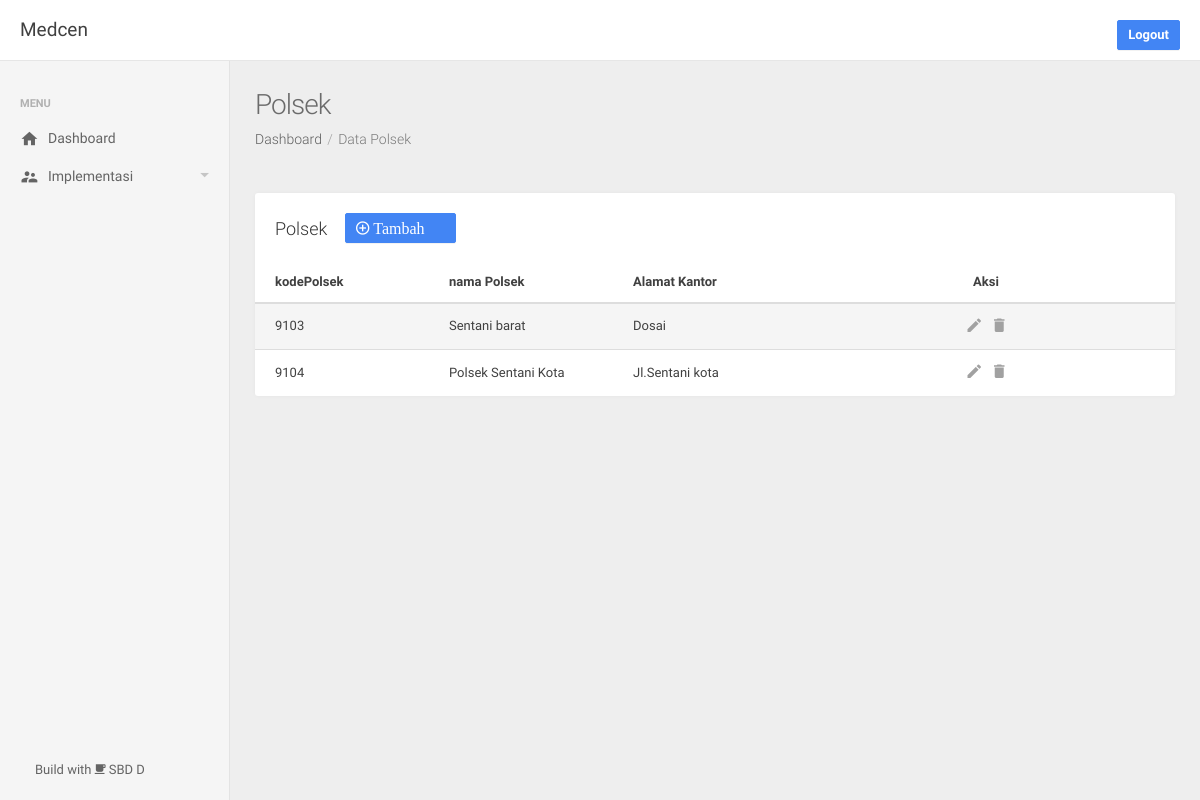
Page /polsek/ (signed in) on the committed database.
### app/models.py (models this page shows)
class User(db.Model, UserMixin):
    id = db.Column(db.Integer, primary_key=True)
    username = db.Column(db.String(30), nullable=False)
    password = db.Column(db.Text, nullable=False)

class Polsek(db.Model):
    kodePolsek = db.Column(db.Integer, primary_key=True)
    namaPolsek = db.Column(db.String(100))
    alamatKantor = db.Column(db.String(100))

### app/routes.py (the view)
@app.route('/polsek/')
@login_required
def polsek():
    return render_template('polsek/polsek.html', title='Polsek', submenu='dataPolsek', link1='Data Polsek' ,data=Polsek.query.all())

### app/models.py (called while the page is built)
@login_manager.user_loader
def load_user(user_id):
    return User.query.get(int(user_id))

### app/templates/polsek/polsek.html (shortened to what this page needs)
{% extends 'layout.html' %}
{% block content %}
<div class="row">
    <div class="col-sm-12">
        <div class="panel panel-default panel-table">
            <div class="panel-heading">{{title}}&nbsp;&nbsp;&nbsp;
                <a href="{{ url_for ('polsekAdd') }}">
                    <button class="btn btn-space btn-primary">
                        <div class="icon mdi mdi-plus-circle-o">&nbsp;Tambah&nbsp; &nbsp; &nbsp; </div>
                    </button>
                </a>
            </div>
            <div class="panel-body">
                <table class="table table-striped table-hover">
                    <thead>
                        <tr>
                            <th style="width:20%;">kodePolsek</th>
                            <th style="width:20%;">nama Polsek</th>
                            <th style="width:20%;">Alamat Kantor</th>
                            <th class="actions">Aksi</th>
                        </tr>
                    </thead>
                    <tbody>
                        {% for row in data %}
                            <tr>
                                <td>{{row.kodePolsek}}</td>
                                <td>{{row.namaPolsek}}</td>
                                <td>{{row.alamatKantor}}</td>
                                <td class="actions">
                                    <a href="{{ url_for ('polsekEdit', kodePolsek=row.kodePolsek)}}">
                                        <i class="icon mdi mdi-edit"></i>
                                    </a>&nbsp;&nbsp;
                                    <buton data-toggle="modal" data-target="#md-footer-danger{{row.kodePolsek}}">
                                        <i class="icon mdi mdi-delete"></i>
                                    </buton>
                                </td>
                            </tr>
                        {% endfor %}
                    </tbody>
                </table>
            </div>
        </div>
    </div>
</div>
{% endblock content %}

### app/templates/layout.html (shortened to what this page needs)
<!DOCTYPE html>
<html lang="en">
<head>
    <link rel="stylesheet" type="text/css" href="{{ url_for ('static', filename='assets/lib/perfect-scrollbar/css/perfect-scrollbar.min.css') }}"/>
    <link rel="stylesheet" type="text/css" href="{{ url_for ('static', filename='assets/lib/material-design-icons/css/material-design-iconic-font.min.css') }}"/>
    <link rel="stylesheet" type="text/css" href="{{ url_for ('static', filename='assets/lib/jquery.vectormap/jquery-jvectormap-1.2.2.css') }}"/>
    <link rel="stylesheet" type="text/css" href="{{ url_for ('static', filename='assets/lib/jqvmap/jqvmap.min.css') }}"/>
    <link rel="stylesheet" type="text/css" href="{{ url_for ('static', filename='assets/lib/datetimepicker/css/bootstrap-datetimepicker.min.css') }}"/>
    <link rel="stylesheet" href="{{ url_for ('static', filename='assets/css/style.css') }}" type="text/css"/>
  </head>
  <body>
    <div class="be-wrapper be-fixed-sidebar">
      {% include 'snippets/topbar.html' %}
      {% include 'snippets/sidebar.html' %}
      <div class="be-content">
        <div class="page-head">
          <h2 class="page-head-title">{{title}}</h2>
          <ol class="breadcrumb page-head-nav">
            <li><a href="/dashboard">Dashboard</a></li>
            {% if link2 %}
              <li><a href="/{{link3}}">{{link1}}</a></li>
              <li class="{% if link2 %} active {% endif %}">{{link2}}</li>
            {% else %}
              <li class="{% if link1 %} active {% endif %}">{{link1}}</li>
            {% endif %}
          </ol>
        </div>
        <div class="main-content container-fluid">
        {% block content %}
        {% endblock content %}
        </div>
    </div>
  </body>
</html>

### app/templates/snippets/topbar.html
<nav class="navbar navbar-default navbar-fixed-top be-top-header">
  <div class="container-fluid">
    <div class="be-right-navbar">
      <div class="page-title"><span>{{current_user.username|capitalize}}</span></div>
      <ul class="nav navbar-nav navbar-right be-user-nav">
        <br>
        {% if current_user.is_authenticated %}
          <a href="{{ url_for ('logout') }}" class="btn btn-primary">
            Logout
          </a>
        {% endif %}
      </ul>
    </div>
  </div>
</nav>

### app/templates/snippets/sidebar.html (shortened to what this page needs)
<div class="be-left-sidebar">
    <div class="left-sidebar-wrapper"><a href="/dashboard" class="left-sidebar-toggle">Dashboard</a>
      <div class="left-sidebar-spacer">
        <div class="left-sidebar-scroll">
          <div class="left-sidebar-content">
            <ul class="sidebar-elements">
              <li class="divider">Menu</li>
              <li class="{% if menu == 'dashboard' %} active {% endif %}"><a href="/dashboard"><i class="icon mdi mdi-home"></i><span>Dashboard</span></a>
              </li>
              <li class="parent {% if menu == 'penduduk' %} active open {% endif %}"><a href="#"><i class="icon mdi mdi-accounts-alt""></i><span>Implementasi</span></a>
              </li>
          </div>
        </div>
      </div>
      <div class="progress-widget">
        <div class="progress-data" style="margin-left: 15px;">
          <span class="name">Build with <i class="mdi mdi-coffee"></i> SBD D</span>
        </div>
      </div>
    </div>
  </div>

### rows in the picture
User: username "Medcen"
Polsek: kodePolsek "9103", namaPolsek "Sentani barat", alamatKantor "Dosai"
Polsek: kodePolsek "9104", namaPolsek "Polsek Sentani Kota", alamatKantor "Jl.Sentani kota"

### other values in the picture
{{ title }} "Polsek"
{{ link1 }} "Data Polsek"
